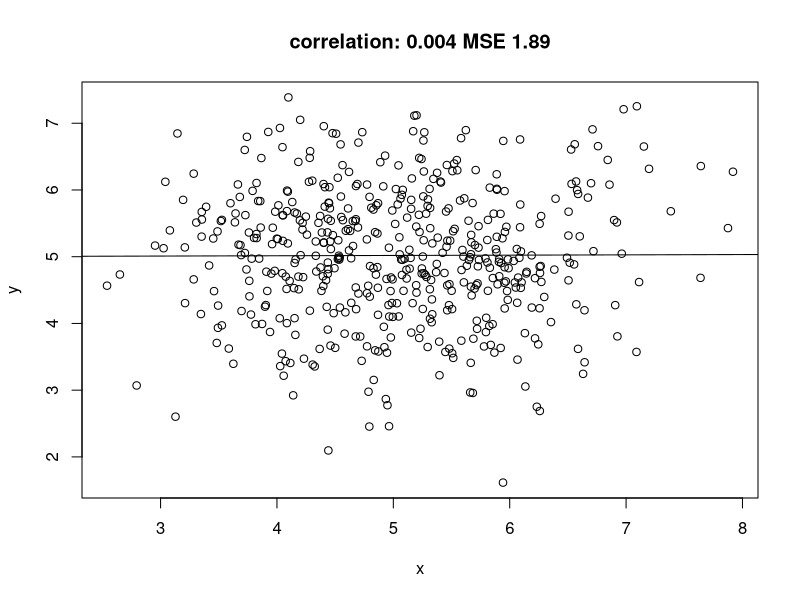
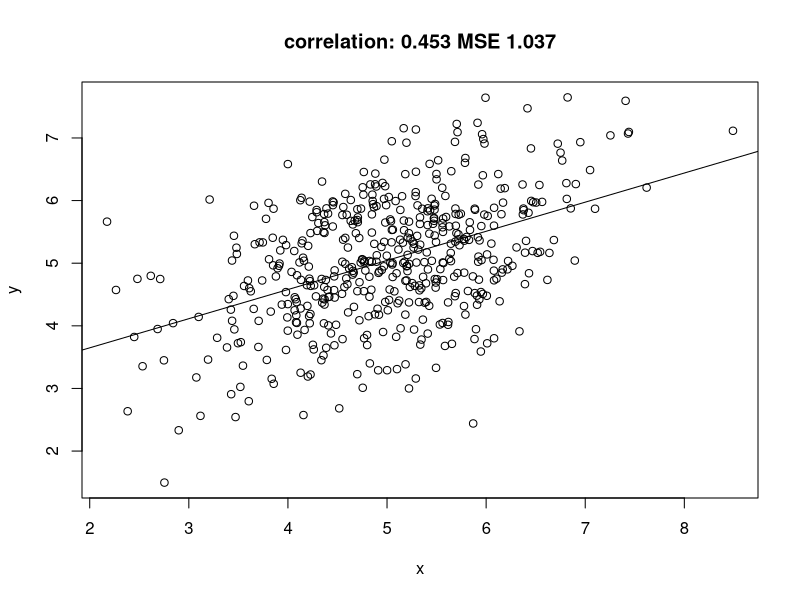
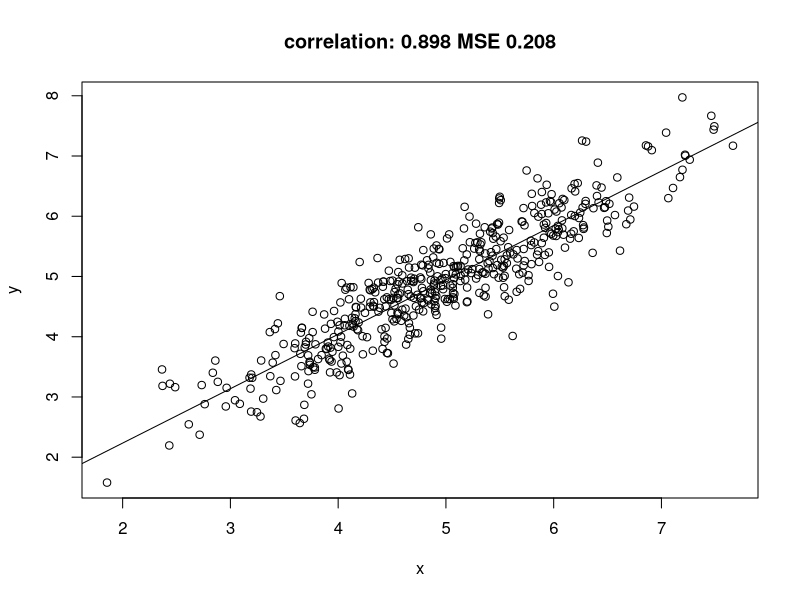
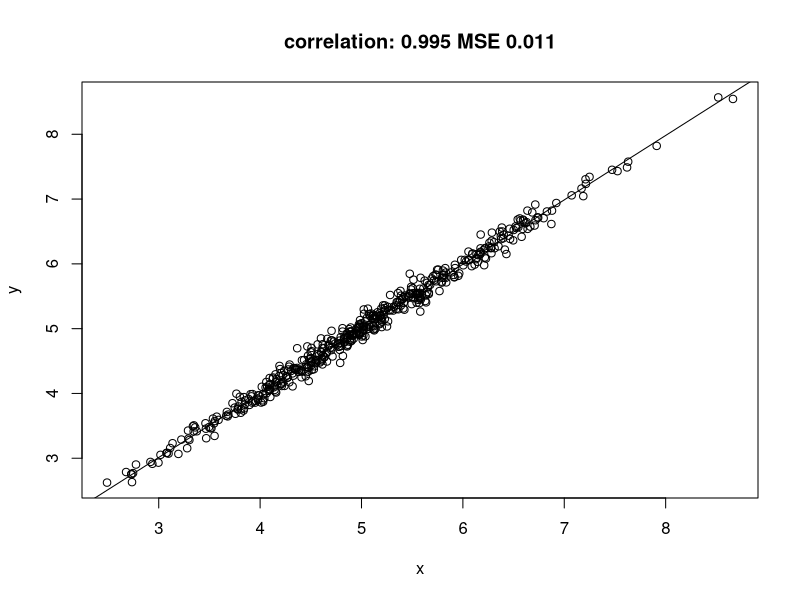

R code for these plots, in order:
## ---- chunk 1
library(mvtnorm)
r = 0.0
Sigma = cbind(c(1, r), c(r, 1))
out = rmvnorm(500, c(5,5), Sigma)
x = out[,1]
y = out[,2]
plot(x, y)
model = lm(y~x)
summary(model)
lines(abline(model))
mse = round(mean((x-y)^2), digits=3)
title(paste("correlation:", round(cor(x,y),digits=3), "MSE", mse))

r = .5
Sigma = cbind(c(1, r), c(r, 1))
out = rmvnorm(500, c(5,5), Sigma)
x = out[,1]
y = out[,2]
plot(x, y)
model = lm(y~x)
summary(model)
lines(abline(model))
mse = round(mean((x-y)^2), digits=3)
title(paste("correlation:", round(cor(x,y),digits=3), "MSE", mse))

r = .9
Sigma = cbind(c(1, r), c(r, 1))
out = rmvnorm(500, c(5,5), Sigma)
x = out[,1]
y = out[,2]
plot(x, y)
model = lm(y~x)
summary(model)
lines(abline(model))
mse = round(mean((x-y)^2), digits=3)
title(paste("correlation:", round(cor(x,y),digits=3), "MSE", mse))

r = .95
Sigma = cbind(c(1, r), c(r, 1))
out = rmvnorm(500, c(5,5), Sigma)
x = out[,1]
y = out[,2]
y = x + 0.1 * rnorm(500)
plot(x, y)
model = lm(y~x)
summary(model)
lines(abline(model))
mse = round(mean((x-y)^2), digits=3)
title(paste("correlation:", round(cor(x,y),digits=3), "MSE", mse))
